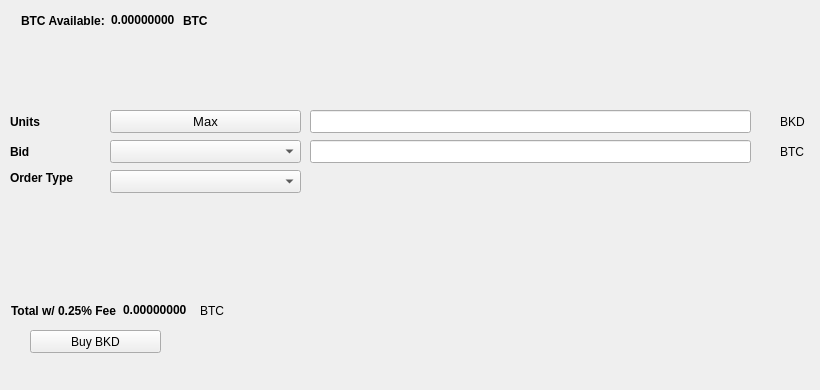
   <widget class="QWidget" name="BuyTab">
    <attribute name="title">
     <string>Buy</string>
    </attribute>
    <widget class="QPushButton" name="BuyBKD">
     <property name="geometry">
      <rect>
       <x>30</x>
       <y>330</y>
       <width>131</width>
       <height>23</height>
      </rect>
     </property>
     <property name="text">
      <string>Buy BKD</string>
     </property>
     <property name="icon">
      <iconset resource="../blockdomain.qrc">
       <normaloff>:/icons/bitcoin</normaloff>:/icons/bitcoin</iconset>
     </property>
    </widget>
    <widget class="QLabel" name="label_3">
     <property name="geometry">
      <rect>
       <x>10</x>
       <y>110</y>
       <width>46</width>
       <height>23</height>
      </rect>
     </property>
     <property name="font">
      <font>
       <weight>75</weight>
       <bold>true</bold>
      </font>
     </property>
     <property name="text">
      <string>Units</string>
     </property>
    </widget>
    <widget class="QLineEdit" name="UnitsInput">
     <property name="geometry">
      <rect>
       <x>310</x>
       <y>110</y>
       <width>441</width>
       <height>23</height>
      </rect>
     </property>
     <property name="font">
      <font>
       <pointsize>9</pointsize>
       <weight>75</weight>
       <bold>true</bold>
      </font>
     </property>
    </widget>
    <widget class="QLineEdit" name="BuyBidPriceEdit">
     <property name="geometry">
      <rect>
       <x>310</x>
       <y>140</y>
       <width>441</width>
       <height>23</height>
      </rect>
     </property>
     <property name="font">
      <font>
       <pointsize>9</pointsize>
       <weight>75</weight>
       <bold>true</bold>
      </font>
     </property>
    </widget>
    <widget class="QLabel" name="label_4">
     <property name="geometry">
      <rect>
       <x>780</x>
       <y>110</y>
       <width>31</width>
       <height>23</height>
      </rect>
     </property>
     <property name="text">
      <string>BKD</string>
     </property>
    </widget>
    <widget class="QLabel" name="label_5">
     <property name="geometry">
      <rect>
       <x>780</x>
       <y>140</y>
       <width>31</width>
       <height>23</height>
      </rect>
     </property>
     <property name="text">
      <string>BTC</string>
     </property>
    </widget>
    <widget class="QLabel" name="label_6">
     <property name="geometry">
      <rect>
       <x>10</x>
       <y>140</y>
       <width>46</width>
       <height>23</height>
      </rect>
     </property>
     <property name="font">
      <font>
       <weight>75</weight>
       <bold>true</bold>
      </font>
     </property>
     <property name="text">
      <string>Bid</string>
     </property>
    </widget>
    <widget class="QLabel" name="label_7">
     <property name="geometry">
      <rect>
       <x>10</x>
       <y>170</y>
       <width>91</width>
       <height>16</height>
      </rect>
     </property>
     <property name="font">
      <font>
       <weight>75</weight>
       <bold>true</bold>
      </font>
     </property>
     <property name="text">
      <string>Order Type</string>
     </property>
    </widget>
    <widget class="QPushButton" name="Buy_Max_Amount">
     <property name="geometry">
      <rect>
       <x>110</x>
       <y>110</y>
       <width>191</width>
       <height>23</height>
      </rect>
     </property>
     <property name="font">
      <font>
       <pointsize>10</pointsize>
      </font>
     </property>
     <property name="text">
      <string>Max</string>
     </property>
    </widget>
    <widget class="QComboBox" name="BuyBidcomboBox">
     <property name="geometry">
      <rect>
       <x>110</x>
       <y>140</y>
       <width>191</width>
       <height>23</height>
      </rect>
     </property>
     <property name="font">
      <font>
       <pointsize>10</pointsize>
      </font>
     </property>
    </widget>
    <widget class="QComboBox" name="buyOrdertypeCombo">
     <property name="geometry">
      <rect>
       <x>110</x>
       <y>170</y>
       <width>191</width>
       <height>23</height>
      </rect>
     </property>
     <property name="font">
      <font>
       <pointsize>10</pointsize>
      </font>
     </property>
    </widget>
    <widget class="QWidget" name="layoutWidget1">
     <property name="geometry">
      <rect>
       <x>21</x>
       <y>11</y>
       <width>227</width>
       <height>19</height>
      </rect>
     </property>
     <layout class="QHBoxLayout" name="horizontalLayout_3">
      <item>
       <widget class="QLabel" name="label232">
        <property name="font">
         <font>
          <weight>75</weight>
          <bold>true</bold>
         </font>
        </property>
        <property name="text">
         <string>BTC Available:</string>
        </property>
       </widget>
      </item>
      <item>
       <widget class="QLabel" name="BtcAvailableLbl">
        <property name="palette">
         <palette>
          <active>
           <colorrole role="WindowText">
            <brush brushstyle="SolidPattern">
             <color alpha="255">
              <red>0</red>
              <green>0</green>
              <blue>0</blue>
             </color>
            </brush>
           </colorrole>
           <colorrole role="Button">
            <brush brushstyle="SolidPattern">
             <color alpha="255">
              <red>0</red>
              <green>170</green>
              <blue>0</blue>
             </color>
            </brush>
           </colorrole>
           <colorrole role="Light">
            <brush brushstyle="SolidPattern">
             <color alpha="255">
              <red>0</red>
              <green>255</green>
              <blue>0</blue>
             </color>
            </brush>
           </colorrole>
           <colorrole role="Midlight">
            <brush brushstyle="SolidPattern">
             <color alpha="255">
              <red>0</red>
              <green>212</green>
              <blue>0</blue>
             </color>
            </brush>
           </colorrole>
           <colorrole role="Dark">
            <brush brushstyle="SolidPattern">
             <color alpha="255">
              <red>0</red>
              <green>85</green>
              <blue>0</blue>
             </color>
            </brush>
           </colorrole>
           <colorrole role="Mid">
            <brush brushstyle="SolidPattern">
             <color alpha="255">
              <red>0</red>
              <green>113</green>
              <blue>0</blue>
             </color>
            </brush>
           </colorrole>
           <colorrole role="Text">
            <brush brushstyle="SolidPattern">
             <color alpha="255">
              <red>0</red>
              <green>170</green>
              <blue>0</blue>
             </color>
            </brush>
           </colorrole>
           <colorrole role="BrightText">
            <brush brushstyle="SolidPattern">
             <color alpha="255">
              <red>255</red>
              <green>255</green>
              <blue>255</blue>
             </color>
            </brush>
           </colorrole>
           <colorrole role="ButtonText">
            <brush brushstyle="SolidPattern">
             <color alpha="255">
              <red>0</red>
              <green>0</green>
              <blue>0</blue>
             </color>
            </brush>
           </colorrole>
           <colorrole role="Base">
            <brush brushstyle="SolidPattern">
             <color alpha="255">
              <red>255</red>
              <green>255</green>
              <blue>255</blue>
             </color>
            </brush>
           </colorrole>
           <colorrole role="Window">
            <brush brushstyle="SolidPattern">
             <color alpha="255">
              <red>0</red>
              <green>170</green>
              <blue>0</blue>
             </color>
            </brush>
           </colorrole>
           <colorrole role="Shadow">
            <brush brushstyle="SolidPattern">
             <color alpha="255">
              <red>0</red>
              <green>0</green>
              <blue>0</blue>
             </color>
            </brush>
           </colorrole>
           <colorrole role="AlternateBase">
            <brush brushstyle="SolidPattern">
             <color alpha="255">
              <red>127</red>
              <green>212</green>
              <blue>127</blue>
             </color>
            </brush>
           </colorrole>
           <colorrole role="ToolTipBase">
            <brush brushstyle="SolidPattern">
             <color alpha="255">
              <red>255</red>
              <green>255</green>
              <blue>220</blue>
             </color>
            </brush>
           </colorrole>
           <colorrole role="ToolTipText">
            <brush brushstyle="SolidPattern">
             <color alpha="255">
              <red>0</red>
              <green>0</green>
              <blue>0</blue>
             </color>
            </brush>
           </colorrole>
          </active>
          <inactive>
           <colorrole role="WindowText">
            <brush brushstyle="SolidPattern">
             <color alpha="255">
              <red>0</red>
              <green>0</green>
              <blue>0</blue>
             </color>
            </brush>
           </colorrole>
           <colorrole role="Button">
            <brush brushstyle="SolidPattern">
             <color alpha="255">
              <red>0</red>
              <green>170</green>
              <blue>0</blue>
             </color>
            </brush>
           </colorrole>
           <colorrole role="Light">
            <brush brushstyle="SolidPattern">
             <color alpha="255">
              <red>0</red>
              <green>255</green>
              <blue>0</blue>
             </color>
            </brush>
           </colorrole>
           <colorrole role="Midlight">
            <brush brushstyle="SolidPattern">
             <color alpha="255">
              <red>0</red>
              <green>212</green>
              <blue>0</blue>
             </color>
            </brush>
           </colorrole>
           <colorrole role="Dark">
            <brush brushstyle="SolidPattern">
             <color alpha="255">
              <red>0</red>
              <green>85</green>
              <blue>0</blue>
             </color>
            </brush>
           </colorrole>
           <colorrole role="Mid">
            <brush brushstyle="SolidPattern">
             <color alpha="255">
              <red>0</red>
              <green>113</green>
              <blue>0</blue>
             </color>
            </brush>
           </colorrole>
           <colorrole role="Text">
            <brush brushstyle="SolidPattern">
             <color alpha="255">
              <red>0</red>
              <green>170</green>
              <blue>0</blue>
             </color>
            </brush>
           </colorrole>
           <colorrole role="BrightText">
            <brush brushstyle="SolidPattern">
             <color alpha="255">
              <red>255</red>
              <green>255</green>
              <blue>255</blue>
             </color>
            </brush>
           </colorrole>
           <colorrole role="ButtonText">
            <brush brushstyle="SolidPattern">
             <color alpha="255">
              <red>0</red>
              <green>0</green>
              <blue>0</blue>
             </color>
            </brush>
           </colorrole>
           <colorrole role="Base">
            <brush brushstyle="SolidPattern">
             <color alpha="255">
              <red>255</red>
              <green>255</green>
              <blue>255</blue>
             </color>
            </brush>
           </colorrole>
           <colorrole role="Window">
            <brush brushstyle="SolidPattern">
             <color alpha="255">
              <red>0</red>
              <green>170</green>
              <blue>0</blue>
             </color>
            </brush>
           </colorrole>
           <colorrole role="Shadow">
            <brush brushstyle="SolidPattern">
             <color alpha="255">
              <red>0</red>
              <green>0</green>
              <blue>0</blue>
             </color>
            </brush>
           </colorrole>
           <colorrole role="AlternateBase">
            <brush brushstyle="SolidPattern">
             <color alpha="255">
              <red>127</red>
              <green>212</green>
              <blue>127</blue>
             </color>
            </brush>
           </colorrole>
           <colorrole role="ToolTipBase">
            <brush brushstyle="SolidPattern">
             <color alpha="255">
              <red>255</red>
              <green>255</green>
              <blue>220</blue>
             </color>
            </brush>
           </colorrole>
           <colorrole role="ToolTipText">
            <brush brushstyle="SolidPattern">
             <color alpha="255">
              <red>0</red>
              <green>0</green>
              <blue>0</blue>
             </color>
            </brush>
           </colorrole>
          </inactive>
          <disabled>
           <colorrole role="WindowText">
            <brush brushstyle="SolidPattern">
             <color alpha="255">
              <red>0</red>
              <green>85</green>
              <blue>0</blue>
             </color>
            </brush>
           </colorrole>
           <colorrole role="Button">
            <brush brushstyle="SolidPattern">
             <color alpha="255">
              <red>0</red>
              <green>170</green>
              <blue>0</blue>
             </color>
            </brush>
           </colorrole>
           <colorrole role="Light">
            <brush brushstyle="SolidPattern">
             <color alpha="255">
              <red>0</red>
              <green>255</green>
              <blue>0</blue>
             </color>
            </brush>
           </colorrole>
           <colorrole role="Midlight">
            <brush brushstyle="SolidPattern">
             <color alpha="255">
              <red>0</red>
              <green>212</green>
              <blue>0</blue>
             </color>
            </brush>
           </colorrole>
           <colorrole role="Dark">
            <brush brushstyle="SolidPattern">
             <color alpha="255">
              <red>0</red>
              <green>85</green>
              <blue>0</blue>
             </color>
            </brush>
           </colorrole>
           <colorrole role="Mid">
            <brush brushstyle="SolidPattern">
             <color alpha="255">
              <red>0</red>
              <green>113</green>
              <blue>0</blue>
             </color>
            </brush>
           </colorrole>
           <colorrole role="Text">
            <brush brushstyle="SolidPattern">
             <color alpha="255">
              <red>0</red>
              <green>85</green>
              <blue>0</blue>
             </color>
            </brush>
           </colorrole>
           <colorrole role="BrightText">
            <brush brushstyle="SolidPattern">
             <color alpha="255">
              <red>255</red>
              <green>255</green>
              <blue>255</blue>
             </color>
            </brush>
           </colorrole>
           <colorrole role="ButtonText">
            <brush brushstyle="SolidPattern">
             <color alpha="255">
              <red>0</red>
              <green>85</green>
              <blue>0</blue>
             </color>
            </brush>
           </colorrole>
           <colorrole role="Base">
            <brush brushstyle="SolidPattern">
             <color alpha="255">
              <red>0</red>
              <green>170</green>
              <blue>0</blue>
             </color>
            </brush>
           </colorrole>
           <colorrole role="Window">
            <brush brushstyle="SolidPattern">
             <color alpha="255">
              <red>0</red>
              <green>170</green>
              <blue>0</blue>
             </color>
            </brush>
           </colorrole>
           <colorrole role="Shadow">
            <brush brushstyle="SolidPattern">
             <color alpha="255">
              <red>0</red>
              <green>0</green>
              <blue>0</blue>
             </color>
            </brush>
           </colorrole>
           <colorrole role="AlternateBase">
            <brush brushstyle="SolidPattern">
             <color alpha="255">
              <red>0</red>
              <green>170</green>
              <blue>0</blue>
             </color>
            </brush>
           </colorrole>
           <colorrole role="ToolTipBase">
            <brush brushstyle="SolidPattern">
             <color alpha="255">
              <red>255</red>
              <green>255</green>
              <blue>220</blue>
             </color>
            </brush>
           </colorrole>
           <colorrole role="ToolTipText">
            <brush brushstyle="SolidPattern">
             <color alpha="255">
              <red>0</red>
              <green>0</green>
              <blue>0</blue>
             </color>
            </brush>
           </colorrole>
          </disabled>
         </palette>
        </property>
        <property name="font">
         <font>
          <weight>75</weight>
          <bold>true</bold>
         </font>
        </property>
        <property name="text">
         <string>0.00000000</string>
        </property>
        <property name="textInteractionFlags">
         <set>Qt::LinksAccessibleByMouse|Qt::TextSelectableByKeyboard|Qt::TextSelectableByMouse</set>
        </property>
       </widget>
      </item>
      <item>
       <widget class="QLabel" name="BtcAvailableLbl_2">
        <property name="font">
         <font>
          <weight>75</weight>
          <bold>true</bold>
         </font>
        </property>
        <property name="text">
         <string>BTC</string>
        </property>
       </widget>
      </item>
     </layout>
    </widget>
    <widget class="QWidget" name="layoutWidge2">
     <property name="geometry">
      <rect>
       <x>11</x>
       <y>301</y>
       <width>259</width>
       <height>19</height>
      </rect>
     </property>
     <layout class="QHBoxLayout" name="horizontalLayout_4">
      <item>
       <widget class="QLabel" name="label_9">
        <property name="font">
         <font>
          <weight>75</weight>
          <bold>true</bold>
         </font>
        </property>
        <property name="text">
         <string>Total w/ 0.25% Fee</string>
        </property>
       </widget>
      </item>
      <item>
       <widget class="QLabel" name="BuyCostLabel">
        <property name="palette">
         <palette>
          <active>
           <colorrole role="WindowText">
            <brush brushstyle="SolidPattern">
             <color alpha="255">
              <red>0</red>
              <green>0</green>
              <blue>0</blue>
             </color>
            </brush>
           </colorrole>
           <colorrole role="Button">
            <brush brushstyle="SolidPattern">
             <color alpha="255">
              <red>0</red>
              <green>170</green>
              <blue>0</blue>
             </color>
            </brush>
           </colorrole>
           <colorrole role="Light">
            <brush brushstyle="SolidPattern">
             <color alpha="255">
              <red>0</red>
              <green>255</green>
              <blue>0</blue>
             </color>
            </brush>
           </colorrole>
           <colorrole role="Midlight">
            <brush brushstyle="SolidPattern">
             <color alpha="255">
              <red>0</red>
              <green>212</green>
              <blue>0</blue>
             </color>
            </brush>
           </colorrole>
           <colorrole role="Dark">
            <brush brushstyle="SolidPattern">
             <color alpha="255">
              <red>0</red>
              <green>85</green>
              <blue>0</blue>
             </color>
            </brush>
           </colorrole>
           <colorrole role="Mid">
            <brush brushstyle="SolidPattern">
             <color alpha="255">
              <red>0</red>
              <green>113</green>
              <blue>0</blue>
             </color>
            </brush>
           </colorrole>
           <colorrole role="Text">
            <brush brushstyle="SolidPattern">
             <color alpha="255">
              <red>0</red>
              <green>170</green>
              <blue>0</blue>
             </color>
            </brush>
           </colorrole>
           <colorrole role="BrightText">
            <brush brushstyle="SolidPattern">
             <color alpha="255">
              <red>255</red>
              <green>255</green>
              <blue>255</blue>
             </color>
            </brush>
           </colorrole>
           <colorrole role="ButtonText">
            <brush brushstyle="SolidPattern">
             <color alpha="255">
              <red>0</red>
              <green>0</green>
              <blue>0</blue>
             </color>
            </brush>
           </colorrole>
           <colorrole role="Base">
            <brush brushstyle="SolidPattern">
             <color alpha="255">
              <red>255</red>
              <green>255</green>
              <blue>255</blue>
             </color>
            </brush>
           </colorrole>
           <colorrole role="Window">
            <brush brushstyle="SolidPattern">
             <color alpha="255">
              <red>0</red>
              <green>170</green>
              <blue>0</blue>
             </color>
            </brush>
           </colorrole>
           <colorrole role="Shadow">
            <brush brushstyle="SolidPattern">
             <color alpha="255">
              <red>0</red>
              <green>0</green>
              <blue>0</blue>
             </color>
            </brush>
           </colorrole>
           <colorrole role="AlternateBase">
            <brush brushstyle="SolidPattern">
             <color alpha="255">
              <red>127</red>
              <green>212</green>
              <blue>127</blue>
             </color>
            </brush>
           </colorrole>
           <colorrole role="ToolTipBase">
            <brush brushstyle="SolidPattern">
             <color alpha="255">
              <red>255</red>
              <green>255</green>
              <blue>220</blue>
             </color>
            </brush>
           </colorrole>
           <colorrole role="ToolTipText">
            <brush brushstyle="SolidPattern">
             <color alpha="255">
              <red>0</red>
              <green>0</green>
              <blue>0</blue>
             </color>
            </brush>
           </colorrole>
          </active>
          <inactive>
           <colorrole role="WindowText">
            <brush brushstyle="SolidPattern">
             <color alpha="255">
              <red>0</red>
              <green>0</green>
              <blue>0</blue>
             </color>
            </brush>
           </colorrole>
           <colorrole role="Button">
            <brush brushstyle="SolidPattern">
             <color alpha="255">
              <red>0</red>
              <green>170</green>
              <blue>0</blue>
             </color>
            </brush>
           </colorrole>
           <colorrole role="Light">
            <brush brushstyle="SolidPattern">
             <color alpha="255">
              <red>0</red>
              <green>255</green>
              <blue>0</blue>
             </color>
            </brush>
           </colorrole>
           <colorrole role="Midlight">
            <brush brushstyle="SolidPattern">
             <color alpha="255">
              <red>0</red>
              <green>212</green>
              <blue>0</blue>
             </color>
            </brush>
           </colorrole>
           <colorrole role="Dark">
            <brush brushstyle="SolidPattern">
             <color alpha="255">
              <red>0</red>
              <green>85</green>
              <blue>0</blue>
             </color>
            </brush>
           </colorrole>
           <colorrole role="Mid">
            <brush brushstyle="SolidPattern">
             <color alpha="255">
              <red>0</red>
              <green>113</green>
              <blue>0</blue>
             </color>
            </brush>
           </colorrole>
           <colorrole role="Text">
            <brush brushstyle="SolidPattern">
             <color alpha="255">
              <red>0</red>
              <green>170</green>
              <blue>0</blue>
             </color>
            </brush>
           </colorrole>
           <colorrole role="BrightText">
            <brush brushstyle="SolidPattern">
             <color alpha="255">
              <red>255</red>
              <green>255</green>
              <blue>255</blue>
             </color>
            </brush>
           </colorrole>
           <colorrole role="ButtonText">
            <brush brushstyle="SolidPattern">
             <color alpha="255">
              <red>0</red>
              <green>0</green>
              <blue>0</blue>
             </color>
            </brush>
           </colorrole>
           <colorrole role="Base">
            <brush brushstyle="SolidPattern">
             <color alpha="255">
              <red>255</red>
              <green>255</green>
              <blue>255</blue>
             </color>
            </brush>
           </colorrole>
           <colorrole role="Window">
            <brush brushstyle="SolidPattern">
             <color alpha="255">
              <red>0</red>
              <green>170</green>
              <blue>0</blue>
             </color>
            </brush>
           </colorrole>
           <colorrole role="Shadow">
            <brush brushstyle="SolidPattern">
             <color alpha="255">
              <red>0</red>
              <green>0</green>
              <blue>0</blue>
             </color>
            </brush>
           </colorrole>
           <colorrole role="AlternateBase">
            <brush brushstyle="SolidPattern">
             <color alpha="255">
              <red>127</red>
              <green>212</green>
              <blue>127</blue>
             </color>
            </brush>
           </colorrole>
           <colorrole role="ToolTipBase">
            <brush brushstyle="SolidPattern">
             <color alpha="255">
              <red>255</red>
              <green>255</green>
              <blue>220</blue>
             </color>
            </brush>
           </colorrole>
           <colorrole role="ToolTipText">
            <brush brushstyle="SolidPattern">
             <color alpha="255">
              <red>0</red>
              <green>0</green>
              <blue>0</blue>
             </color>
            </brush>
           </colorrole>
          </inactive>
          <disabled>
           <colorrole role="WindowText">
            <brush brushstyle="SolidPattern">
             <color alpha="255">
              <red>0</red>
              <green>85</green>
              <blue>0</blue>
             </color>
            </brush>
           </colorrole>
           <colorrole role="Button">
            <brush brushstyle="SolidPattern">
             <color alpha="255">
              <red>0</red>
              <green>170</green>
              <blue>0</blue>
             </color>
            </brush>
           </colorrole>
           <colorrole role="Light">
            <brush brushstyle="SolidPattern">
             <color alpha="255">
              <red>0</red>
              <green>255</green>
              <blue>0</blue>
             </color>
            </brush>
           </colorrole>
           <colorrole role="Midlight">
            <brush brushstyle="SolidPattern">
             <color alpha="255">
              <red>0</red>
              <green>212</green>
              <blue>0</blue>
             </color>
            </brush>
           </colorrole>
           <colorrole role="Dark">
            <brush brushstyle="SolidPattern">
             <color alpha="255">
              <red>0</red>
              <green>85</green>
              <blue>0</blue>
             </color>
            </brush>
           </colorrole>
           <colorrole role="Mid">
            <brush brushstyle="SolidPattern">
             <color alpha="255">
              <red>0</red>
              <green>113</green>
              <blue>0</blue>
             </color>
            </brush>
           </colorrole>
           <colorrole role="Text">
            <brush brushstyle="SolidPattern">
             <color alpha="255">
              <red>0</red>
              <green>85</green>
              <blue>0</blue>
             </color>
            </brush>
           </colorrole>
           <colorrole role="BrightText">
            <brush brushstyle="SolidPattern">
             <color alpha="255">
              <red>255</red>
              <green>255</green>
              <blue>255</blue>
             </color>
            </brush>
           </colorrole>
           <colorrole role="ButtonText">
            <brush brushstyle="SolidPattern">
             <color alpha="255">
              <red>0</red>
              <green>85</green>
              <blue>0</blue>
             </color>
            </brush>
           </colorrole>
           <colorrole role="Base">
            <brush brushstyle="SolidPattern">
             <color alpha="255">
              <red>0</red>
              <green>170</green>
              <blue>0</blue>
             </color>
            </brush>
           </colorrole>
           <colorrole role="Window">
            <brush brushstyle="SolidPattern">
             <color alpha="255">
              <red>0</red>
              <green>170</green>
              <blue>0</blue>
             </color>
            </brush>
           </colorrole>
           <colorrole role="Shadow">
            <brush brushstyle="SolidPattern">
             <color alpha="255">
              <red>0</red>
              <green>0</green>
              <blue>0</blue>
             </color>
            </brush>
           </colorrole>
           <colorrole role="AlternateBase">
            <brush brushstyle="SolidPattern">
             <color alpha="255">
              <red>0</red>
              <green>170</green>
              <blue>0</blue>
             </color>
            </brush>
           </colorrole>
           <colorrole role="ToolTipBase">
            <brush brushstyle="SolidPattern">
             <color alpha="255">
              <red>255</red>
              <green>255</green>
              <blue>220</blue>
             </color>
            </brush>
           </colorrole>
           <colorrole role="ToolTipText">
            <brush brushstyle="SolidPattern">
             <color alpha="255">
              <red>0</red>
              <green>0</green>
              <blue>0</blue>
             </color>
            </brush>
           </colorrole>
          </disabled>
         </palette>
        </property>
        <property name="font">
         <font>
          <weight>75</weight>
          <bold>true</bold>
         </font>
        </property>
        <property name="autoFillBackground">
         <bool>false</bool>
        </property>
        <property name="text">
         <string>0.00000000</string>
        </property>
        <property name="textInteractionFlags">
         <set>Qt::LinksAccessibleByMouse|Qt::TextSelectableByMouse</set>
        </property>
       </widget>
      </item>
      <item>
       <widget class="QLabel" name="label_10">
        <property name="font">
         <font>
          <weight>50</weight>
          <bold>false</bold>
         </font>
        </property>
        <property name="text">
         <string>BTC</string>
        </property>
       </widget>
      </item>
     </layout>
    </widget>
    <widget class="QLabel" name="label_24">
     <property name="geometry">
      <rect>
       <x>460</x>
       <y>300</y>
       <width>281</width>
       <height>81</height>
      </rect>
     </property>
     <property name="text">
      <string/>
     </property>
     <property name="pixmap">
      <pixmap>:/images/bittrex</pixmap>
     </property>
    </widget>
   </widget>
